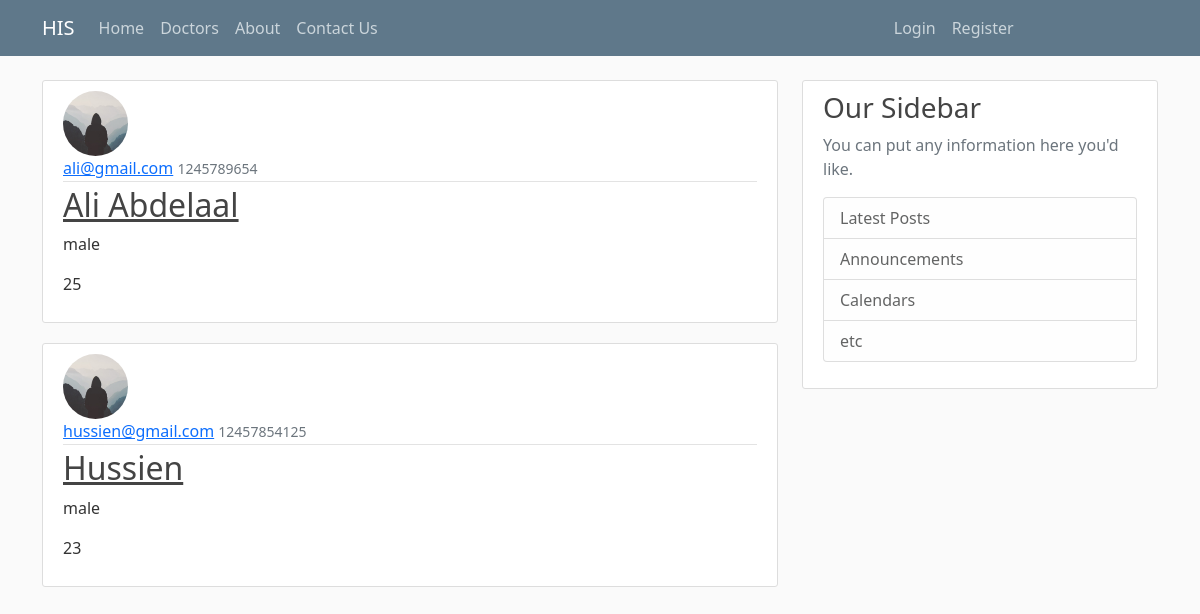
Page /doctors on the committed database.
### his/models.py (models this page shows, shortened)
class Doctor(db.Model, UserMixin):
    id = db.Column(db.Integer, primary_key=True)
    username = db.Column(db.String(20), unique=True, nullable=False)
    email = db.Column(db.String(120), unique=True, nullable=False)
    image_file = db.Column(db.String(20), nullable=False, default='default.jpg')
    password = db.Column(db.String(60), nullable=False)
    mobile_number = db.Column(db.Integer, nullable=False)
    gender = db.Column(db.String(6), nullable=False)
    age = db.Column(db.Integer, nullable=False)
    patients = db.relationship('Patient', backref='author', lazy=True)

### his/routes.py (the view)
@app.route("/doctors")
def doctors():
    doctors = Doctor.query.all()
    return render_template('doctors.html', doctors=doctors)

### his/templates/doctors.html
{% extends "layout.html" %}
{% block content %}
    {% for doctor in doctors %}
        <article class="media content-section">
          <img class="rounded-circle article-img" src="{{ url_for('static', filename='profile_pics/' + doctor.image_file) }}">
          <div class="media-body">
            <div class="article-metadata">
              <a class="mr-2">{{ doctor.email }}</a>
              <small class="text-muted">{{ doctor.mobile_number }}</small>
            </div>
            <h2><a class="article-title" href="#">{{ doctor.username }}</a></h2>
            <p class="article-content">{{ doctor.gender }}</p>
            <p class="article-content">{{ doctor.age }}</p>
          </div>
        </article>
    {% endfor %}
{% endblock content %}

### his/static/main.css (style rules this page uses)
body { background: #fafafa; color: #333333; margin-top: 5rem; }
h1, h2, h3, h4, h5, h6 { color: #444444; }
.content-section { background: #ffffff; padding: 10px 20px; border: 1px solid #dddddd; border-radius: 3px; margin-bottom: 20px; }
.article-title { color: #444444; }
.article-content { white-space: pre-line; }
.article-img { height: 65px; width: 65px; margin-right: 16px; }
.article-metadata { padding-bottom: 1px; margin-bottom: 4px; border-bottom: 1px solid #e3e3e3 }

### rows in the picture
Doctor: image_file (placeholder picture), email "ali@gmail.com", mobile_number "1245789654", username "Ali Abdelaal", gender "male", age "25"
Doctor: image_file (placeholder picture), email "hussien@gmail.com", mobile_number "12457854125", username "Hussien", gender "male", age "23"
